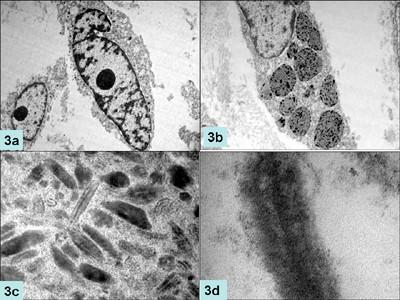
%> input picture EdgeMap/Inputimages/Sample1.jpg, 400 x 300 px; its folder holds only this picture in this run
$ octave --eval "EdgeDetection;"   (GNU Octave 9; MATLAB toolbox functions it lacks are replaced by stand-ins)
%> lines starting %> are read from the running program, lines starting %| are printed output that depends on the picture
%% Programmer
% Aafaque Aafaque

%% Function Start

function EdgeDetection()

%% Clear workspace and Variables
clc; % Clear command window.
clear all; % Delete all variables.
close all; % Close all figure windows except those created by imtool.
imtool close all; % Close all figure windows created by imtool.
workspace; % Make sure the workspace panel is showing.

%% Read Images
%  Directory path and Extension of files to read
inputDir = 'Inputimages';
imgExt = '.jpg' ;

directory = [pwd filesep inputDir] ;
Images = dir([directory filesep '*' imgExt]); % get all images in Directory with  defined ext


for N = 1:length(Images) % Number of images in directory

    file = [directory filesep Images(N).name]; % Full file path
    [pathstr,name,ext] = fileparts(file); % Separate Path, filename and ext

    filename = name  ; % extract Filename for future use

    %% Read Images

    %Read the images one by one
    I = imread(file);
%> I is the input picture: size 300x400x3 uint8; mean R, G, B 164.4, 164.9, 165

    %se = strel('line',11,90);
    %I = imdilate(I,se); or %I = imerode(I,se);

    %% Convert into Grayscale only if in RGB

    if size(I, 3) == 3
        Igray = rgb2gray(I);
    else
        Igray = I;
    end

    %% Edge Detection

    Icanny = edge(Igray,'Canny');
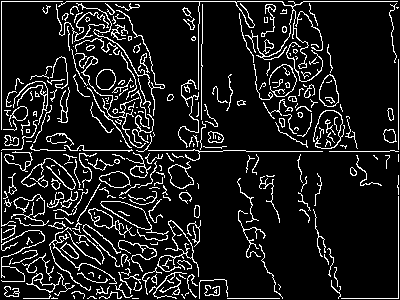
%> Icanny: size 300x400 logical; 11.6% white in thin lines or dots
    Isobel = edge(Igray,'Sobel');
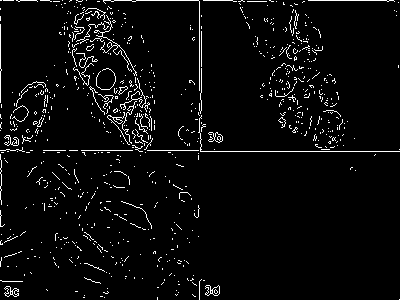
%> Isobel: size 300x400 logical; 4.1% white in thin lines or dots
    Iprewitt = edge(Igray,'Prewitt');
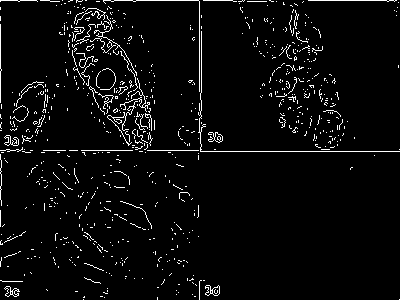
%> Iprewitt: size 300x400 logical; 4.1% white in thin lines or dots
    Iroberts = edge(Igray,'Roberts');
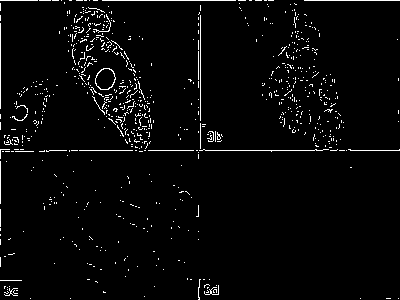
%> Iroberts: size 300x400 logical; 3% white in thin lines or dots
    Izerocross = edge(Igray,'zerocross');
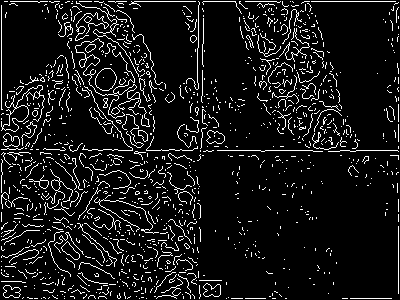
%> Izerocross: size 300x400 logical; 8.9% white in thin lines or dots
    Ilog = edge(Igray,'log');


    %% Create output directory for each image

    if exist(strcat(pwd,filesep,filename), 'dir')
        rmdir(strcat(pwd,filesep,filename),'s');
        mkdir(strcat(pwd,filesep,filename));
    else
        mkdir(strcat(pwd,filesep,filename));
    end

    %% Ouptut Edge Images

    imwrite(Icanny, strcat(pwd,filesep,filename,filesep,filename,'_Canny',ext));
    imwrite(Isobel, strcat(pwd,filesep,filename,filesep,filename,'_Sobel',ext));
    imwrite(Iprewitt, strcat(pwd,filesep,filename,filesep,filename,'_Prewitt',ext));
    imwrite(Iroberts, strcat(pwd,filesep,filename,filesep,filename,'_Roberts',ext));
    imwrite(Izerocross, strcat(pwd,filesep,filename,filesep,filename,'_Zerocross',ext));
    imwrite(Ilog, strcat(pwd,filesep,filename,filesep,filename,'_LaplacianogfGuassian',ext));


end

end

$ run again, on EdgeMap/Inputimages/sampleimage5.jpg
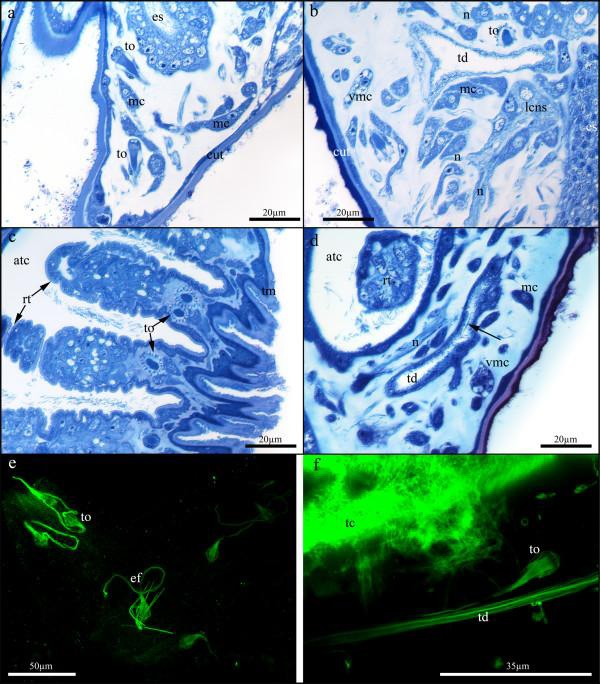
%> input picture EdgeMap/Inputimages/sampleimage5.jpg, 600 x 684 px
%> in EdgeDetection, I is the input picture: size 684x600x3 uint8; mean R, G, B 105.9, 135.7, 149.9
%> in EdgeDetection, `Icanny = edge(Igray,'Canny');`:
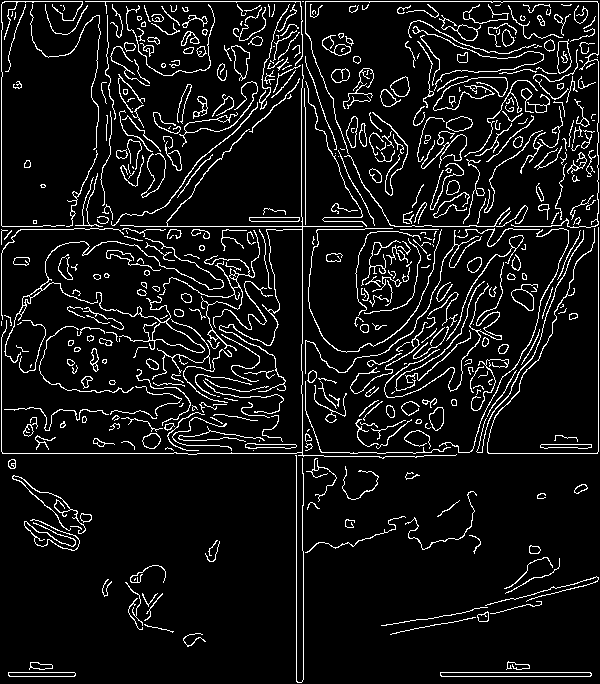
%> Icanny: size 684x600 logical; 8.4% white in thin lines or dots
%> Isobel: size 684x600 logical; 3.4% white in thin lines or dots
%> Iprewitt: size 684x600 logical; 3.3% white in thin lines or dots
%> Iroberts: size 684x600 logical; 2% white in thin lines or dots
%> in EdgeDetection, `Izerocross = edge(Igray,'zerocross');`:
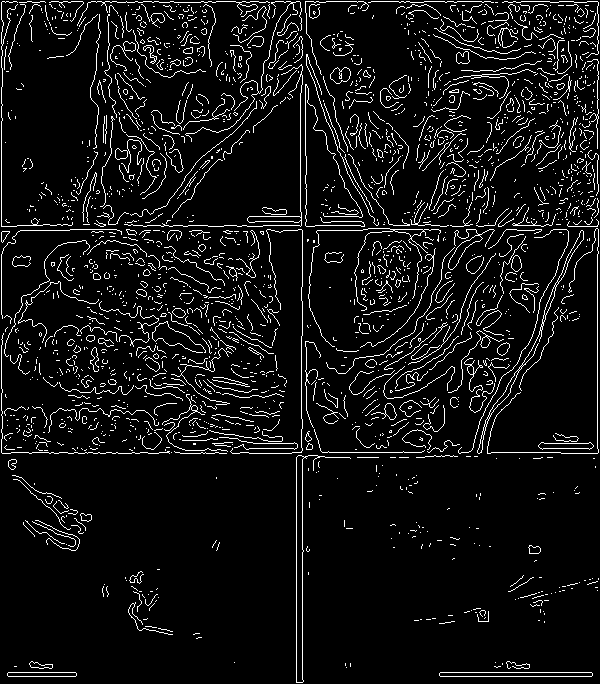
%> Izerocross: size 684x600 logical; 7.2% white in thin lines or dots

$ run again, on EdgeMap/Inputimages/sampleimage6.jpg
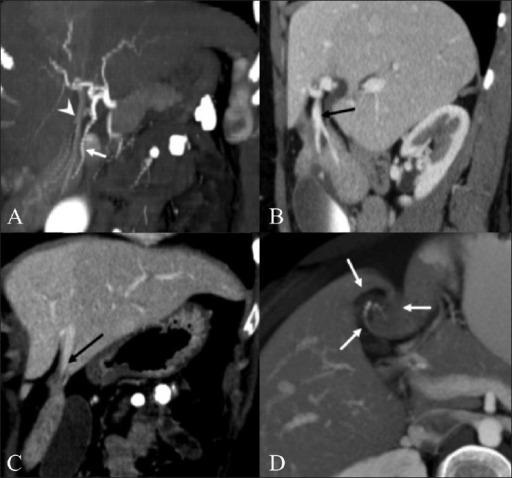
%> input picture EdgeMap/Inputimages/sampleimage6.jpg, 512 x 478 px
%> in EdgeDetection, I is the input picture: size 478x512x3 uint8; min 0, max 255, mean 77.2
%> in EdgeDetection, `Icanny = edge(Igray,'Canny');`:
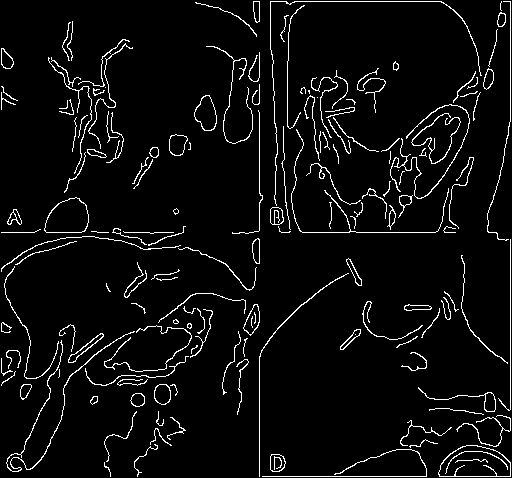
%> Icanny: size 478x512 logical; 5% white in thin lines or dots
%> Isobel: size 478x512 logical; 1.9% white in thin lines or dots
%> Iprewitt: size 478x512 logical; 2% white in thin lines or dots
%> Iroberts: size 478x512 logical; 1.8% white in thin lines or dots
%> in EdgeDetection, `Izerocross = edge(Igray,'zerocross');`:
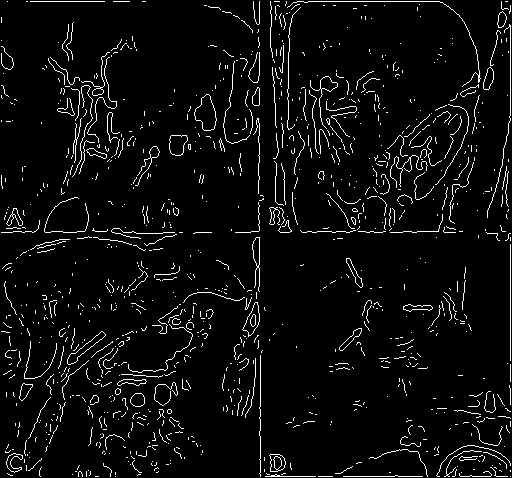
%> Izerocross: size 478x512 logical; 4.9% white in thin lines or dots

$ run again, on EdgeMap/Inputimages/Sample3.jpg
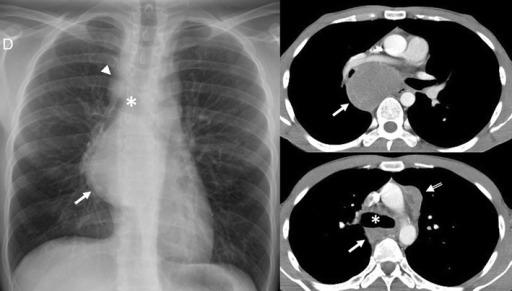
%> input picture EdgeMap/Inputimages/Sample3.jpg, 512 x 291 px
%> in EdgeDetection, I is the input picture: size 291x512 uint8; min 0, max 255, mean 95.4
%> in EdgeDetection, `Icanny = edge(Igray,'Canny');`:
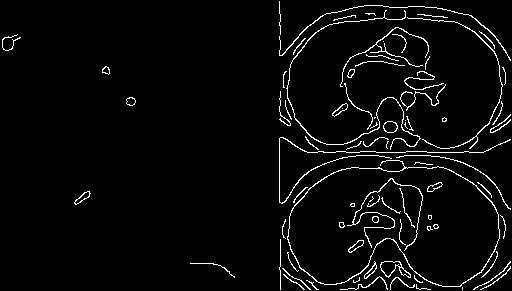
%> Icanny: size 291x512 logical; 3.7% white in thin lines or dots
%> Isobel: size 291x512 logical; 2.9% white in thin lines or dots
%> Iprewitt: size 291x512 logical; 2.9% white in thin lines or dots
%> Iroberts: size 291x512 logical; 3.6% white in thin lines or dots
%> in EdgeDetection, `Izerocross = edge(Igray,'zerocross');`:
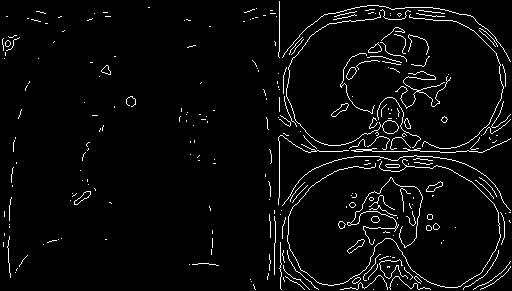
%> Izerocross: size 291x512 logical; 3.9% white in thin lines or dots
